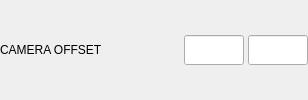
                     <widget class="QWidget" name="widget_camera_offset" native="true">
                      <layout class="QHBoxLayout" name="horizontalLayout_63">
                       <property name="spacing">
                        <number>4</number>
                       </property>
                       <property name="leftMargin">
                        <number>0</number>
                       </property>
                       <property name="topMargin">
                        <number>0</number>
                       </property>
                       <property name="rightMargin">
                        <number>0</number>
                       </property>
                       <property name="bottomMargin">
                        <number>0</number>
                       </property>
                       <item>
                        <widget class="QLabel" name="label_5">
                         <property name="sizePolicy">
                          <sizepolicy hsizetype="Fixed" vsizetype="Fixed">
                           <horstretch>0</horstretch>
                           <verstretch>0</verstretch>
                          </sizepolicy>
                         </property>
                         <property name="minimumSize">
                          <size>
                           <width>180</width>
                           <height>30</height>
                          </size>
                         </property>
                         <property name="maximumSize">
                          <size>
                           <width>180</width>
                           <height>30</height>
                          </size>
                         </property>
                         <property name="text">
                          <string>CAMERA OFFSET</string>
                         </property>
                         <property name="alignment">
                          <set>Qt::AlignLeading|Qt::AlignLeft|Qt::AlignVCenter</set>
                         </property>
                        </widget>
                       </item>
                       <item>
                        <widget class="QLineEdit" name="lineEdit_camera_x">
                         <property name="sizePolicy">
                          <sizepolicy hsizetype="Fixed" vsizetype="Fixed">
                           <horstretch>0</horstretch>
                           <verstretch>0</verstretch>
                          </sizepolicy>
                         </property>
                         <property name="minimumSize">
                          <size>
                           <width>60</width>
                           <height>30</height>
                          </size>
                         </property>
                         <property name="maximumSize">
                          <size>
                           <width>60</width>
                           <height>30</height>
                          </size>
                         </property>
                         <property name="maxLength">
                          <number>8</number>
                         </property>
                         <property name="alignment">
                          <set>Qt::AlignCenter</set>
                         </property>
                        </widget>
                       </item>
                       <item>
                        <widget class="QLineEdit" name="lineEdit_camera_y">
                         <property name="sizePolicy">
                          <sizepolicy hsizetype="Fixed" vsizetype="Fixed">
                           <horstretch>0</horstretch>
                           <verstretch>0</verstretch>
                          </sizepolicy>
                         </property>
                         <property name="minimumSize">
                          <size>
                           <width>60</width>
                           <height>30</height>
                          </size>
                         </property>
                         <property name="maximumSize">
                          <size>
                           <width>60</width>
                           <height>30</height>
                          </size>
                         </property>
                         <property name="maxLength">
                          <number>8</number>
                         </property>
                         <property name="alignment">
                          <set>Qt::AlignCenter</set>
                         </property>
                        </widget>
                       </item>
                      </layout>
                     </widget>
